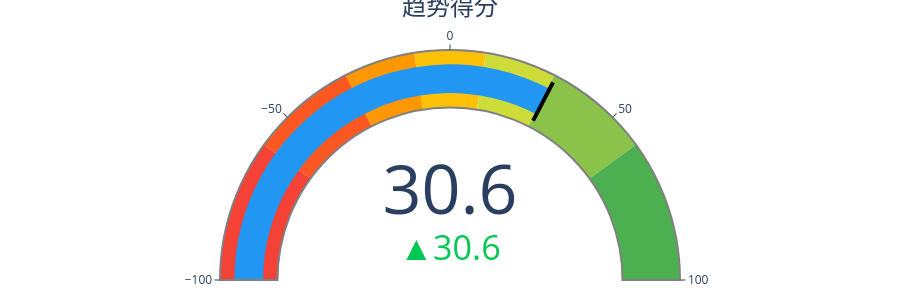

The code cell stored with this chart in its notebook:
### Markdown cell above
## 4. 生成趋势得分仪表盘

使用 `MarketGauge` 创建交互式仪表盘：
- 显示市场趋势综合得分（-100 到 +100）
- 可视化当前市场状态
- 使用 Plotly 生成交互式图表

### Code cell
# 仪表盘（带错误处理）
gauge = MarketGauge()

if result:
    with ErrorBoundary("创建趋势仪表盘") as eb:
        fig = gauge.create_trend_gauge(score=result.composite_score)
        fig.show()
else:
    print('⚠️ 无法创建仪表盘，趋势分析结果不可用')

### Figure 1 — Plotly figure (JSON) as saved in the notebook; plotly's stock layout.template omitted (floating-point values rounded to 4 significant figures)
{"data": [{"delta": {"decreasing": {"color": "#F44336"}, "increasing": {"color": "#00C853"}, "reference": 0}, "domain": {"x": [0, 1], "y": [0, 1]}, "gauge": {"axis": {"range": [-100, 100], "tickwidth": 1}, "bar": {"color": "#2196F3"}, "bgcolor": "white", "bordercolor": "gray", "borderwidth": 2, "steps": [{"color": "#F44336", "range": [-100, -60]}, {"color": "#FF5722", "range": [-60, -30]}, {"color": "#FF9800", "range": [-30, -10]}, {"color": "#FFC107", "range": [-10, 10]}, {"color": "#CDDC39", "range": [10, 30]}, {"color": "#8BC34A", "range": [30, 60]}, {"color": "#4CAF50", "range": [60, 100]}], "threshold": {"line": {"color": "black", "width": 4}, "thickness": 0.75, "value": 30.6}}, "mode": "gauge+number+delta", "title": {"font": {"size": 24}, "text": "趋势得分"}, "type": "indicator", "value": 30.6}], "layout": {"height": 300, "margin": {"b": 20, "l": 20, "r": 20, "t": 50}}}
